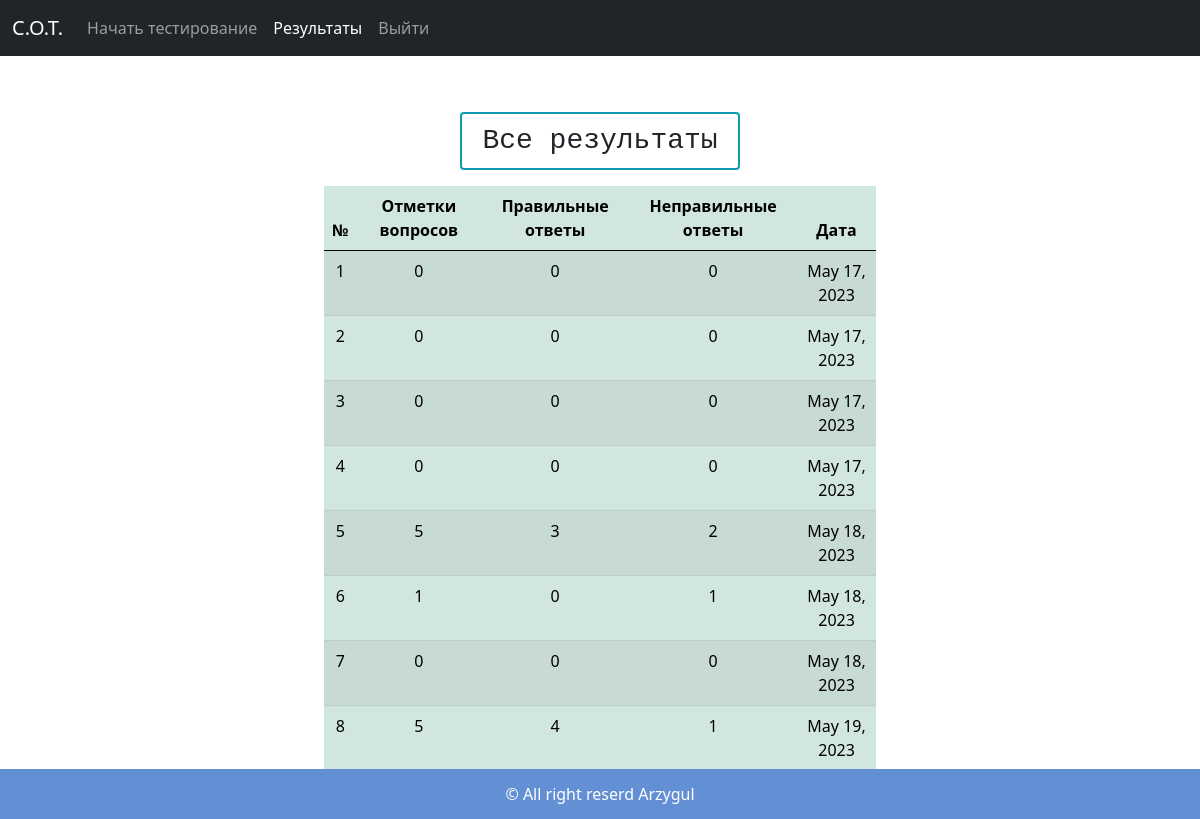
Page /user-results (signed in) on the committed database.
### OTS/models.py (models this page shows)
class Result(models.Model):
    user=models.ForeignKey(User,on_delete=models.CASCADE)
    total_attempt=models.IntegerField()
    total_wrong=models.IntegerField()
    total_right=models.IntegerField()
    date=models.DateField(null=False, blank=False, auto_now=True,
    verbose_name=u'Fecha de última modificación')

### OTS/views.py (the view)
# urls.py: path('user-results',userResults , name='userresults'),
def userResults(request):
    result=Result.objects.filter(user=request.session['username'])
    res=render(request,'OTS/results.html',{'result':result})
    return res

### templates/OTS/results.html (shortened to what this page needs)
<!DOCTYPE html>
<html lang="rus">
  {% load static %}
  <head>
    <link
      href="https://cdn.jsdelivr.net/npm/bootstrap@5.0.2/dist/css/bootstrap.min.css"
      rel="stylesheet"
    />
    <link rel="stylesheet" href="{% static 'css/style.css' %}" />
  </head>
  <body>
    <header>
      <nav class="navbar navbar-expand-lg navbar-dark bg-dark">
        <div class="container-fluid">
          <a class="navbar-brand" href="/">С.О.Т.</a>
          <div class="collapse navbar-collapse" id="navbarNav">
            <ul class="navbar-nav">
              <li class="nav-item">
                <a class="nav-link" href="{% url 'starttest' %}"
                  >Начать тестирование</a
                >
              </li>
              <li class="nav-item">
                <a
                  class="nav-link active"
                  href="{% url 'userresults' %}"
                  >Результаты</a
                >
              </li>
              <li class="nav-item">
                <a class="nav-link" href="{% url 'logout' %}"
                  >Выйти</a
                >
              </li>
            </ul>
          </div>
        </div>
      </nav>
    </header>
    <main class="mt-2">
      <section class="p-2 p-sm-5">
        <div>
          <h3 class="h3 result-title m-auto rounded mb-3">
           Все результаты
          </h3>
        </div>
        <table class="table table-success table-striped m-auto w-50 rounded">
          <thead>
            <th>№</th>
            <th>Отметки вопросов</th>
            <th>Правильные ответы</th>
            <th>Неправильные ответы</th>
            <th>Дата</th>
          </thead>
          {% for r in result%}
          <tr>
            <td>{{forloop.counter}}</td>
            <td>{{r.total_attempt}}</td>
            <td>{{r.total_right}}</td>
            <td>{{r.total_wrong}}</td>
            <td>{{r.date | date}}</td>
          </tr>
          {% endfor%}
        </table>
      </section>
    </main>
    <footer>
      <span>&copy; All right reserd Arzygul</span>
    </footer>
  </body>
</html>

### static/css/style.css (style rules this page uses)
footer { background-color: rgb(99, 144, 212); color: white; height: 50px; text-align: center; display: flex; align-items: center; justify-content: center; }

### templates/OTS/results.html (style rules this page uses)
.result-title { width: max-content; border: 2px solid #0d9aaf; padding: 10px 20px; font-family: monospace; }
table { text-align: center; }
footer { position: absolute; bottom: 0; left: 0; width: 100%; }

### rows in the picture
Result: total_attempt "0", total_right "0", total_wrong "0", date "May 17, 2023"
Result: total_attempt "0", total_right "0", total_wrong "0", date "May 17, 2023"
Result: total_attempt "0", total_right "0", total_wrong "0", date "May 17, 2023"
Result: total_attempt "0", total_right "0", total_wrong "0", date "May 17, 2023"
Result: total_attempt "5", total_right "3", total_wrong "2", date "May 18, 2023"
Result: total_attempt "1", total_right "0", total_wrong "1", date "May 18, 2023"
Result: total_attempt "0", total_right "0", total_wrong "0", date "May 18, 2023"
Result: total_attempt "5", total_right "4", total_wrong "1", date "May 19, 2023"
